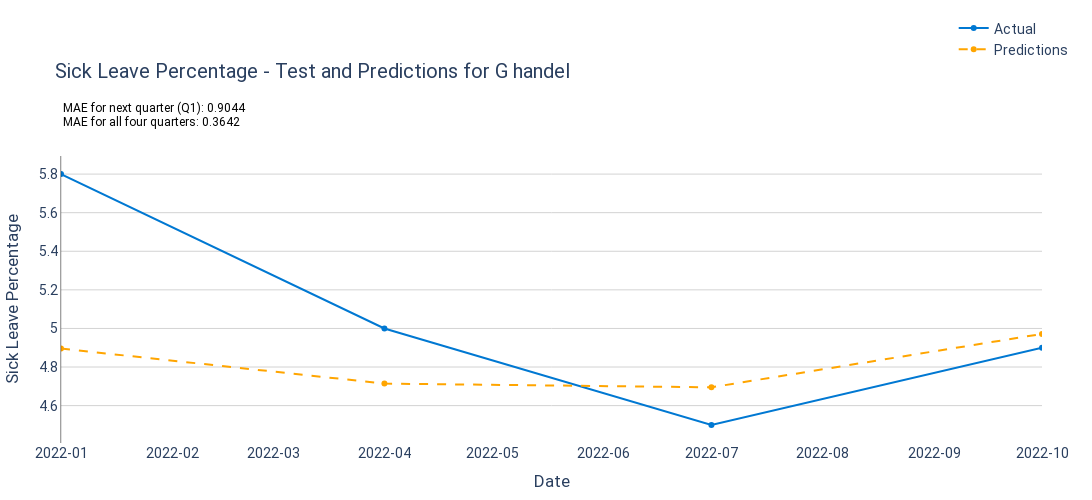

Notebook cell for this chart:
### Code cell
# Visualization with Combined Plot for Test, Predictions, and Forecast
fig = go.Figure()

# Add actual sick leave percentage line (test data)
fig.add_trace(go.Scatter(
    x=y_test.index,
    y=y_test,
    mode='lines+markers',
    name='Actual',
    line=dict(color='#0078d2', width=2)
))

# Add predictions line for test period
fig.add_trace(go.Scatter(
    x=y_test.index,
    y=y_pred_test,
    mode='lines+markers',
    name='Predictions',
    line=dict(color='orange', width=2, dash='dash')
))

# Add MAE values as text annotations
fig.add_annotation(
    xref="paper", yref="paper", x=0.00, y=1.15, showarrow=False,
    text=f"MAE for all four quarters: {mae_all:.4f}",
    font=dict(size=12, color="black")
)

fig.add_annotation(
    xref="paper", yref="paper", x=0.00, y=1.20, showarrow=False,
    text=f"MAE for next quarter (Q1): {mae_q1:.4f}",
    font=dict(size=12, color="black")
)

# Set layout and design for better visualization
fig.update_layout(
    title=f'Sick Leave Percentage - Test and Predictions for {branch_name.capitalize()}',
    xaxis_title='Date',
    yaxis_title='Sick Leave Percentage',
    plot_bgcolor='white',
    xaxis=dict(
        showgrid=False,
        tickformat="%Y-%m",  # Year-Month format for clearer date labeling
        range=[y_test.index.min(), y_test.index.max()]
    ),
    yaxis=dict(
        showgrid=True, gridcolor='lightgrey', showline=True, linewidth=0.5, linecolor='black'
    ),
    legend=dict(
        x=0.91, y=1.5, traceorder="normal"
    ),
    font=dict(family="Roboto", size=14),
    margin=dict(l=50, r=50, t=80, b=50),
    width=1100, height=500
)

# Show Plot
fig.show()

### Figure 1 — Plotly figure (JSON) as saved in the notebook; plotly's stock layout.template omitted (floating-point values rounded to 4 significant figures)
{"data": [{"line": {"color": "#0078d2", "width": 2}, "mode": "lines+markers", "name": "Actual", "type": "scatter", "x": ["2022-01-01T00:00:00", "2022-04-01T00:00:00", "2022-07-01T00:00:00", "2022-10-01T00:00:00"], "y": [5.8, 5, 4.5, 4.9]}, {"line": {"color": "orange", "dash": "dash", "width": 2}, "mode": "lines+markers", "name": "Predictions", "type": "scatter", "x": ["2022-01-01T00:00:00", "2022-04-01T00:00:00", "2022-07-01T00:00:00", "2022-10-01T00:00:00"], "y": [4.896, 4.714, 4.695, 4.972]}], "layout": {"annotations": [{"font": {"color": "black", "size": 12}, "showarrow": false, "text": "MAE for all four quarters: 0.3642", "x": 0, "xref": "paper", "y": 1.15, "yref": "paper"}, {"font": {"color": "black", "size": 12}, "showarrow": false, "text": "MAE for next quarter (Q1): 0.9044", "x": 0, "xref": "paper", "y": 1.2, "yref": "paper"}], "font": {"family": "Roboto", "size": 14}, "height": 500, "legend": {"traceorder": "normal", "x": 0.91, "y": 1.5}, "margin": {"b": 50, "l": 50, "r": 50, "t": 80}, "plot_bgcolor": "white", "title": {"text": "Sick Leave Percentage - Test and Predictions for G handel"}, "width": 1100, "xaxis": {"range": ["2022-01-01T00:00:00", "2022-10-01T00:00:00"], "showgrid": false, "tickformat": "%Y-%m", "title": {"text": "Date"}}, "yaxis": {"gridcolor": "lightgrey", "linecolor": "black", "linewidth": 0.5, "showgrid": true, "showline": true, "title": {"text": "Sick Leave Percentage"}}}}
